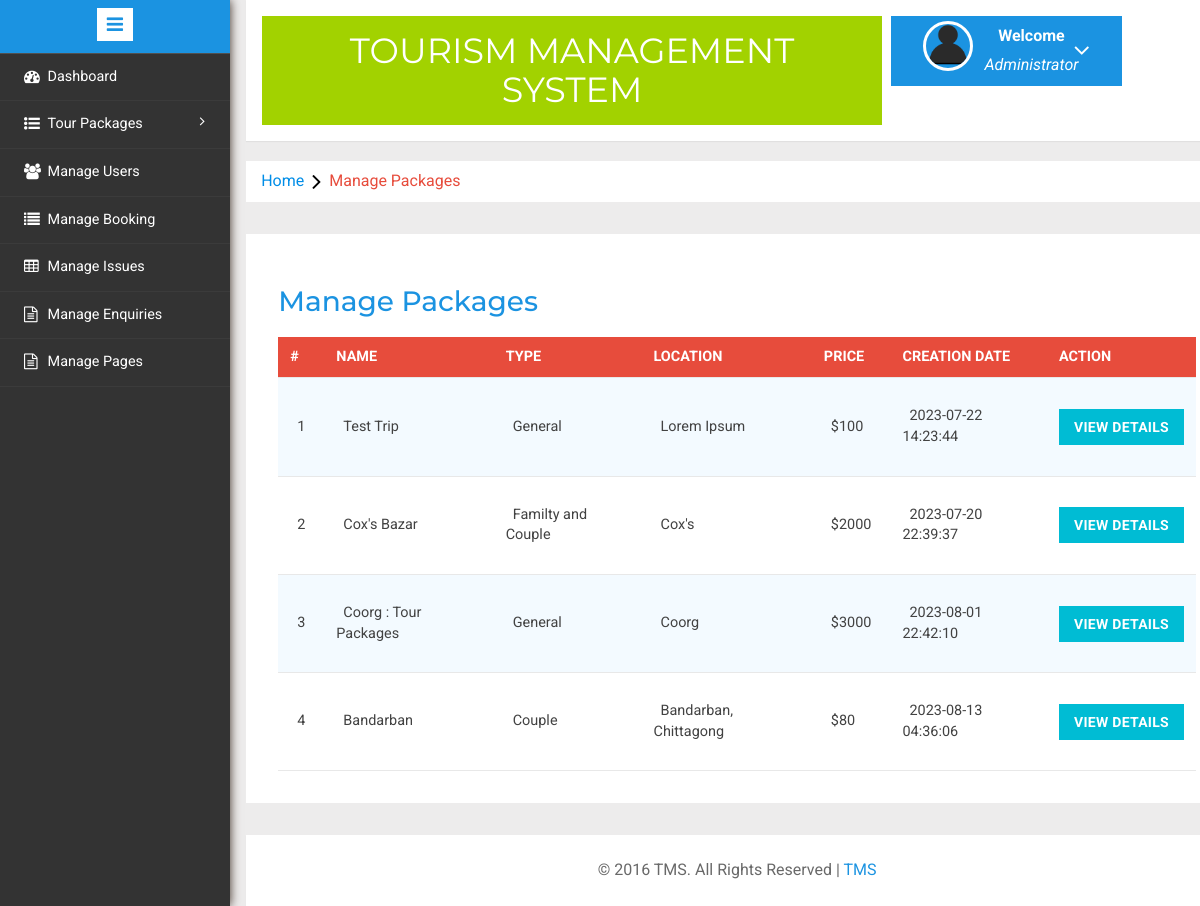
Page /admin/manage-packages.php (signed in) on the committed database.
### tables this page shows
CREATE TABLE `tbltourpackages` (
  `PackageId` int(11) NOT NULL,
  `PackageName` varchar(200) DEFAULT NULL,
  `PackageType` varchar(150) DEFAULT NULL,
  `PackageLocation` varchar(100) DEFAULT NULL,
  `PackagePrice` int(11) DEFAULT NULL,
  `PackageFetures` varchar(255) DEFAULT NULL,
  `PackageDetails` mediumtext DEFAULT NULL,
  `PackageImage` varchar(100) DEFAULT NULL,
  `Creationdate` timestamp NULL DEFAULT current_timestamp(),
  `UpdationDate` timestamp NULL DEFAULT NULL ON UPDATE current_timestamp()
);

### admin/manage-packages.php (the view, shortened to what this page needs)
<?php
include('includes/config.php');
if(strlen($_SESSION['alogin'])==0)
	{
header('location:index.php');
}
else{
	?>
<!DOCTYPE HTML>
<html>
<head>
<link href="css/bootstrap.min.css" rel='stylesheet' type='text/css' />
<link href="css/style.css" rel='stylesheet' type='text/css' />
<link rel="stylesheet" href="css/morris.css" type="text/css"/>
<link href="css/font-awesome.css" rel="stylesheet">
<link rel="stylesheet" type="text/css" href="css/table-style.css" />
<link rel="stylesheet" type="text/css" href="css/basictable.css" />
<link rel="stylesheet" href="css/icon-font.min.css" type='text/css' />
</head>
<body>
   <div class="page-container">
<div class="left-content">
	   <div class="mother-grid-inner">
				<?php include('includes/header.php');?>
				</div>
<ol class="breadcrumb">
                <li class="breadcrumb-item"><a href="index.html">Home</a><i class="fa fa-angle-right"></i>Manage Packages</li>
            </ol>
<div class="agile-grids">
				<div class="agile-tables">
					<div class="w3l-table-info">
					  <h2>Manage Packages</h2>
					    <table id="table">
						<thead>
						  <tr>
						  <th>#</th>
							<th >Name</th>
							<th>Type</th>
							<th>Location</th>
							<th>Price</th>
							<th>Creation Date</th>
							<th>Action</th>
						  </tr>
						</thead>
						<tbody>
<?php $sql = "SELECT * from TblTourPackages";
$query = $dbh -> prepare($sql);
$query->execute();
$results=$query->fetchAll(PDO::FETCH_OBJ);
$cnt=1;
if($query->rowCount() > 0)
{
foreach($results as $result)
{				?>
						  <tr>
							<td><?php echo htmlentities($cnt);?></td>
							<td><?php echo htmlentities($result->PackageName);?></td>
							<td><?php echo htmlentities($result->PackageType);?></td>
							<td><?php echo htmlentities($result->PackageLocation);?></td>
							<td>$<?php echo htmlentities($result->PackagePrice);?></td>
							<td><?php echo htmlentities($result->Creationdate);?></td>
							<td><a href="update-package.php?pid=<?php echo htmlentities($result->PackageId);?>"><button type="button" class="btn btn-primary btn-block">View Details</button></a></td>
						  </tr>
						 <?php $cnt=$cnt+1;} }?>
						</tbody>
					  </table>
					</div>
			</div>
<?php include('includes/footer.php');?>
</div>
</div>
						<?php include('includes/sidebarmenu.php');?>
							</div>
</body>
</html>
<?php } ?>

### admin/css/table-style.css (style rules this page uses)
table { background: white; border-collapse: collapse; margin: 1.25em 0 0; width: 100%; }
table tr, table th, table td { border: none; border-bottom: 1px solid #e8e8e8; font-size: .95em; }
table th, table td { padding: 10px 12px; text-align: left; }
table th { background: #e74c3c; color: #fff; text-transform: uppercase; }
table tr td { background: #f3faff; color: #424242; }
table tr:nth-of-type(2n+2) td { background: #ffffff; }
table { width: 100%; }

### rows in the picture
tbltourpackages: PackageName "Test Trip", PackageType "General", PackageLocation "Lorem Ipsum", PackagePrice "100", Creationdate "2023-07-22 14:23:44"
tbltourpackages: PackageName "Cox's Bazar", PackageType "Familty and Couple", PackageLocation "Cox's", PackagePrice "2000", Creationdate "2023-07-20 22:39:37"
tbltourpackages: PackageName "Coorg : Tour Packages", PackageType "General", PackageLocation "Coorg", PackagePrice "3000", Creationdate "2023-08-01 22:42:10"
tbltourpackages: PackageName "Bandarban", PackageType "Couple", PackageLocation "Bandarban, Chittagong", PackagePrice "80", Creationdate "2023-08-13 04:36:06"
